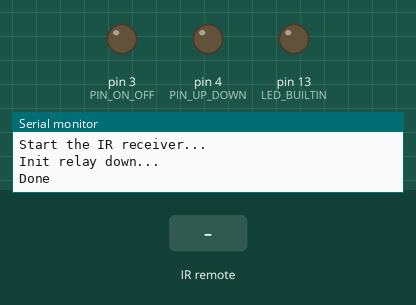
Recording of a sketch running on a simulated Arduino Uno, built with avr-gcc and run on an emulated ATmega328P. Shown: output pins drawn as LEDs (lit = HIGH), the last lines printed to the serial monitor. The inputs (shaded band) are chosen by the test bench.

Above: at 1.2 s.
1.3 s: infrared code 0x10ED609F received
At 2.0 s:
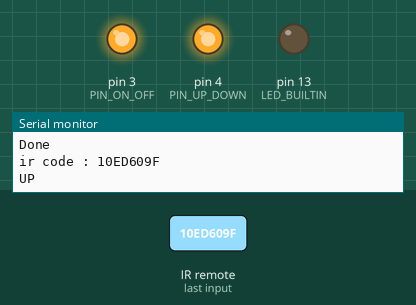
3.1 s: infrared code 0x10ED6897 received
At 4.6 s:
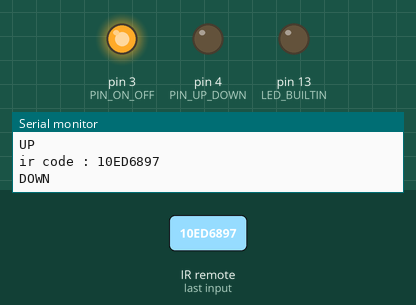
4.9 s: infrared code 0x10ED1AE5 received
At 5.06 s:
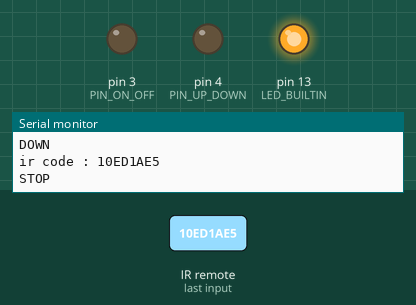
Timing chart, 0 to 7.9 s (numbered marks = the images above; inputs shaded):
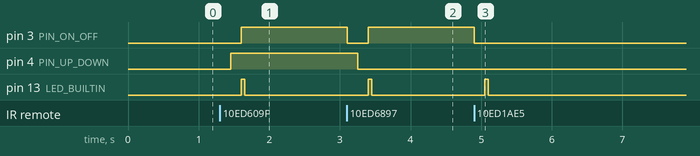

The sketch:

voletsMat.ino
```cpp
// --- IR ---------------------------------------------

#include <IRremote.h>
//#include <IRrecv.h>
//#include <IRutils.h>

const int receivePin = 2;
IRrecv irrecv(receivePin);
decode_results results;

const int minimumPressTime = 100; // ms to keep the key pressed for

const int PIN_ON_OFF = 3;
const int PIN_UP_DOWN = 4;
const int DELAY_RELAY = 150;

bool repeatable = false;
unsigned long pressTime = 0;
bool pressingKeys = false;

void setup() {
  Serial.begin(74880);
  while (!Serial);
  Serial.println("Start");

  pinMode(LED_BUILTIN, OUTPUT);
  pinMode(PIN_ON_OFF, OUTPUT);
  pinMode(PIN_UP_DOWN, OUTPUT);

  // --- IR ---------------------------------------------

  Serial.println("Start the IR receiver...");
  irrecv.enableIRIn();

  Serial.println("Init relay down...");
  digitalWrite(PIN_ON_OFF, LOW);
  digitalWrite(PIN_UP_DOWN, LOW);

  Serial.println("Done");
}

void blink(int up, int down) {
  digitalWrite(LED_BUILTIN, HIGH);
  delay(up);
  digitalWrite(LED_BUILTIN, LOW);
  delay(down);
}


void loop() {
  if (irrecv.decode(&results)) {

    Serial.print("ir code : ");
    Serial.print(results.value, HEX);
    Serial.println("");

    switch (results.value) {
      case 0xFFFFFFFF: // Repeat code
        // Don't release the key unless it's a non repeatable key.
        if (repeatable) {
          pressTime = millis(); // Keep the timer running.
        }
        break;

      case 0x10ED609F: // UP (CH+)
      //case 0x10EDD827: // UP (VOL+)
        Serial.println("UP");
        repeatable = false;
        digitalWrite(PIN_ON_OFF, LOW);
        delay(DELAY_RELAY);
        digitalWrite(PIN_UP_DOWN, HIGH);
        delay(DELAY_RELAY);
        digitalWrite(PIN_ON_OFF, HIGH);
        // Show something
        blink(50, 10);
        break;

      case 0x10ED6897: // DOWN (CH-)
      //case 0x10ED5AA5: // UP (VOL-)
        Serial.println("DOWN");
        repeatable = false;
        digitalWrite(PIN_ON_OFF, LOW);
        delay(DELAY_RELAY);
        digitalWrite(PIN_UP_DOWN, LOW);
        delay(DELAY_RELAY);
        digitalWrite(PIN_ON_OFF, HIGH);
        // Show something
        blink(50, 10);
        break;

      case 0x10ED1AE5: // STOP (INFO)
      //case 0x10ED18E7: // STOP (SUBTITLE)
        Serial.println("STOP");
        repeatable = false;
        digitalWrite(PIN_ON_OFF, LOW);
        delay(DELAY_RELAY);
        digitalWrite(PIN_UP_DOWN, LOW);
        // Show something
        blink(50, 10);
        break;

      // Non-matching IR
      default:
        repeatable = false;
        break;
    }

    // Receive the next value
    delay(25);
    irrecv.resume();
  }
  else {
    unsigned long now = millis();
    if ((now - pressTime > minimumPressTime) && pressingKeys) {
      //releaseAll();
      pressingKeys = false;
    }
    // { else repeat ? }
  }
}
```

Measured:
- after the input at 1.3 s, pin 3 (PIN_ON_OFF): LOW → HIGH after 0.30 s; pin 4 (PIN_UP_DOWN): LOW → HIGH after 0.15 s; pin 13 (LED_BUILTIN): LOW → HIGH after 0.30 s, → LOW 0.05 s later
- after the input at 3.1 s, pin 3 (PIN_ON_OFF): HIGH → LOW at once, → HIGH 0.30 s later; pin 4 (PIN_UP_DOWN): HIGH → LOW after 0.15 s; pin 13 (LED_BUILTIN): LOW → HIGH after 0.30 s, → LOW 0.05 s later
- after the input at 4.9 s, pin 3 (PIN_ON_OFF): HIGH → LOW at once; pin 13 (LED_BUILTIN): LOW → HIGH after 0.15 s, → LOW 0.05 s later
